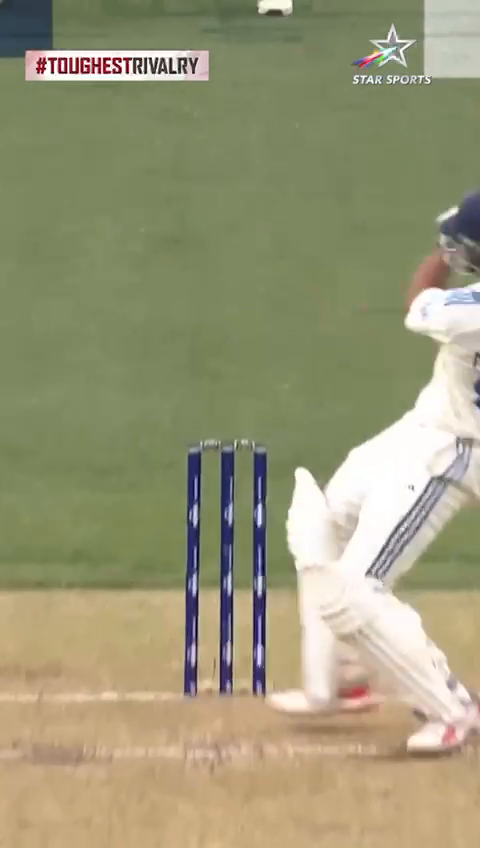
#> input picture frame 34 of in2.mp4, 480 x 848 px
$ jupyter execute ball_detection.ipynb
#> lines starting #> are read from the running program, lines starting #| are printed output that depends on the picture; after the words box and inside, x2 and y2 are one past the last pixel; in counts of white or black regions, pixels touching at a corner belong together
[cell 1]
# Import libraries
import cv2
import numpy as np
import os

# Path to the input video
video_path = '/content/in2.mp4'

# Path for the output video
output_video_path = '/content/processed_video.avi'

# Load video
cap = cv2.VideoCapture(video_path)

# Get video properties
fps = cap.get(cv2.CAP_PROP_FPS)
frame_width = int(cap.get(cv2.CAP_PROP_FRAME_WIDTH))
frame_height = int(cap.get(cv2.CAP_PROP_FRAME_HEIGHT))

# Define the codec and create VideoWriter object
fourcc = cv2.VideoWriter_fourcc(*'XVID')
out = cv2.VideoWriter(output_video_path, fourcc, fps, (frame_width, frame_height))

# Function to check if an object is a ball based on circularity, size, and aspect ratio
def is_ball(contour):
    area = cv2.contourArea(contour)
    perimeter = cv2.arcLength(contour, True)
    if perimeter == 0:
        return False
    circularity = 4 * np.pi * (area / (perimeter * perimeter))

    # Define stricter size and circularity thresholds for the ball
    return 150 < area < 800 and 0.85 < circularity < 1.15

# Initialize a variable to store the previous ball's location for temporal consistency
previous_ball_center = None

while cap.isOpened():
    ret, frame = cap.read()
#> frame is the input picture: shape (848, 480, 3); mean B, G, R 119.4, 151.7, 154.5
    if not ret:
        break

    # Convert to HSV color space
    hsv = cv2.cvtColor(frame, cv2.COLOR_BGR2HSV)
#> hsv: shape (848, 480, 3); mean H, S, V 35.1, 71.2, 161.2

    # Define lower and upper bounds for red color (commonly used for cricket balls)
    lower_red1 = np.array([0, 120, 70])
    upper_red1 = np.array([10, 255, 255])
    lower_red2 = np.array([170, 120, 70])
    upper_red2 = np.array([180, 255, 255])

    # Create masks for red color
    mask1 = cv2.inRange(hsv, lower_red1, upper_red1)
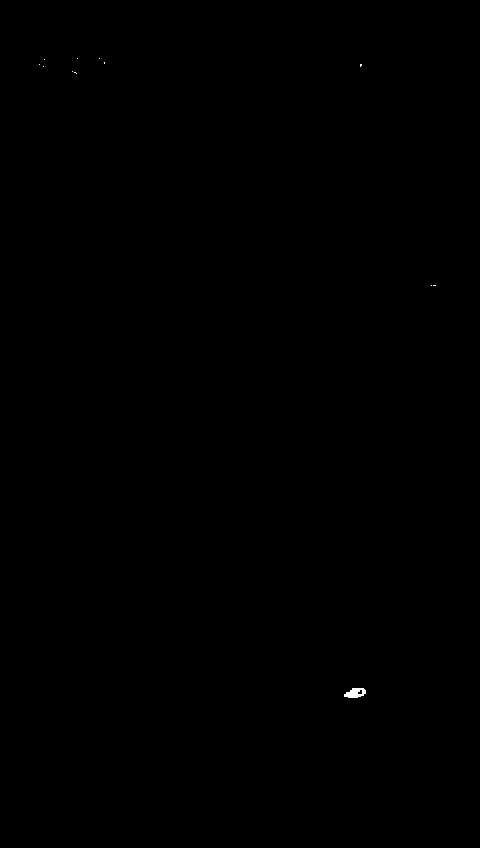
#> mask1: shape (848, 480); 0.04% white; 12 white regions (11 under 20 px), largest, box (x1, y1, x2, y2) and area: (344, 688, 366, 698) 152
    mask2 = cv2.inRange(hsv, lower_red2, upper_red2)
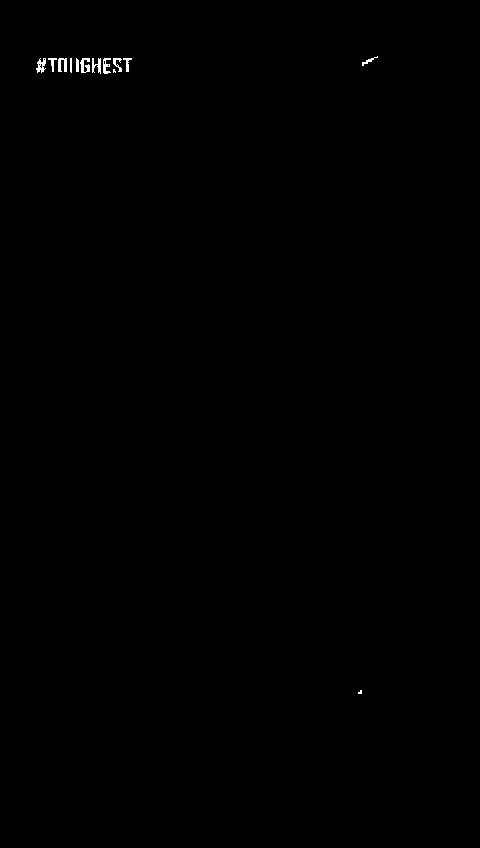
#> mask2: shape (848, 480); 0.18% white in thin lines or dots, all inside (x1, y1, x2, y2) = (36, 56, 378, 694)
    red_mask = mask1 | mask2
#> red_mask: shape (848, 480); 0.22% white; 15 white regions (3 under 20 px)

    # Apply Gaussian blur to reduce noise
    blurred = cv2.GaussianBlur(red_mask, (7, 7), 0)

    # Find contours in the mask
    contours, _ = cv2.findContours(blurred, cv2.RETR_EXTERNAL, cv2.CHAIN_APPROX_SIMPLE)
#> contours = 4 contours; box (x1, y1, x2, y2) and area: (33, 55, 135, 77) 1922, (341, 685, 369, 701) 344, (357, 53, 381, 70) 212, (428, 282, 439, 289) 58

    detected_ball = False  # Flag to indicate if a ball is detected in this frame

    # Loop over contours and filter for circularity and size
    for contour in contours:
        if is_ball(contour):
            # Get the bounding circle of the contour
            (x, y), radius = cv2.minEnclosingCircle(contour)
            center = (int(x), int(y))
            radius = int(radius)

            # Temporal consistency check
            if previous_ball_center is not None:
                distance = np.linalg.norm(np.array(previous_ball_center) - np.array(center))
                if distance > 50:  # Ignore objects that are too far from the previous ball position
                    continue

            # Draw circle and label it as 'Ball'
            cv2.circle(frame, center, radius, (0, 255, 0), 2)
            cv2.putText(frame, "Cricket Ball", (int(x) - 10, int(y) - 10), cv2.FONT_HERSHEY_SIMPLEX,
                        0.5, (0, 255, 0), 2)
            previous_ball_center = center
            detected_ball = True
            break  # Only consider the first valid ball detected in the frame
#> this loop made 4 passes
#> (area in is_ball, perimeter in is_ball, circularity in is_ball) on passes 1 to 4: (344.5, 74.04, 0.79), (58, 29.66, 0.829), (1921.5, 243.4, 0.408), (212.5, 65.7, 0.619)

    # If no ball is detected, reset the previous ball center
    if not detected_ball:
        previous_ball_center = None

    # Save the current frame to the output video
    out.write(frame)

cap.release()
out.release()

print(f"Processed video saved at: {output_video_path}")

$ run again, starting later in the video
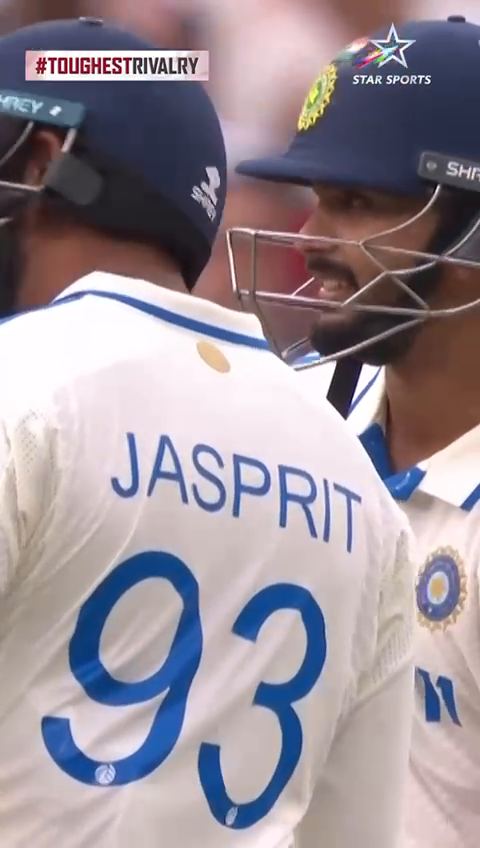
#> input picture frame 273 of in2.mp4, 480 x 848 px
#> frame is the input picture: shape (848, 480, 3); mean B, G, R 151.4, 142.9, 153.6
#> hsv: shape (848, 480, 3); mean H, S, V 87.7, 56.4, 166.2
#> `mask1 = cv2.inRange(hsv, lower_red1, upper_red1)`:
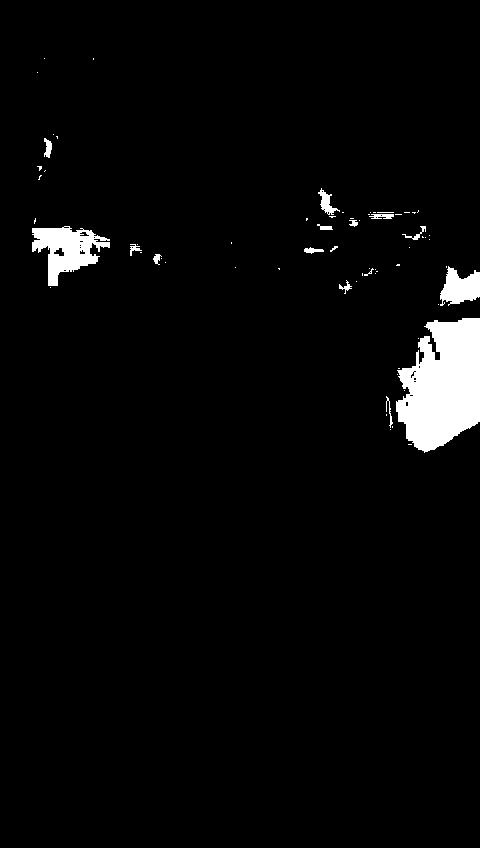
#> mask1: shape (848, 480); 3.1% white; 68 white regions (52 under 20 px), largest, box (x1, y1, x2, y2) and area: (396, 318, 480, 453) 8269, (32, 226, 110, 286) 2372, (440, 266, 480, 306) 1037
#> mask2: shape (848, 480); 0.49% white; 22 white regions (11 under 20 px), largest, box (x1, y1, x2, y2) and area: (280, 248, 312, 289) 933, (290, 210, 310, 232) 262, (58, 58, 68, 74) 116
#> `red_mask = mask1 | mask2`:
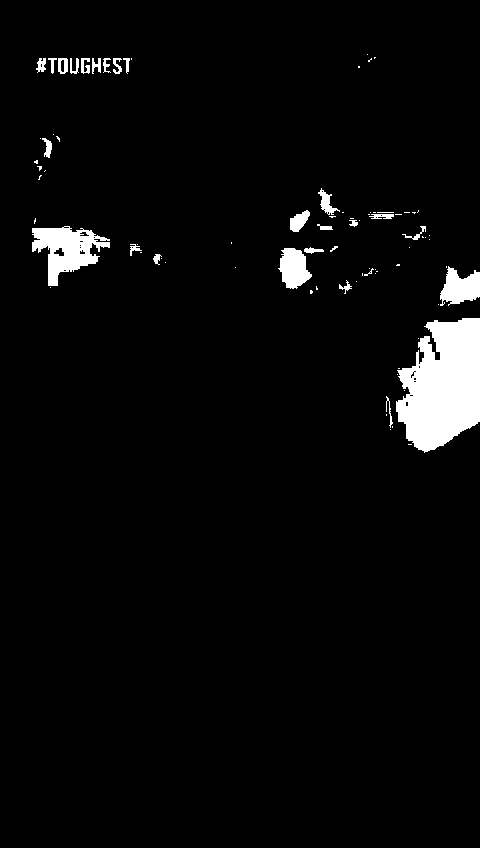
#> red_mask: shape (848, 480); 3.6% white; 83 white regions (56 under 20 px)
#> contours = 22 contours; largest, box (x1, y1, x2, y2) and area: (383, 315, 480, 456) 9757, (29, 215, 113, 291) 3460, (33, 55, 135, 77) 1994, (275, 243, 341, 292) 1657, (435, 263, 480, 309) 1476
#> the loop `for contour in contours:` made 22 passes
#> (area in is_ball, perimeter in is_ball, circularity in is_ball) on passes 1 to 8: (9757, 474.9, 0.544), (119, 46.14, 0.702), (479, 142.9, 0.295), (34, 21.66, 0.911), (1475.5, 176, 0.599), (59.5, 29.07, 0.885), (218.5, 59.21, 0.783), (34, 21.66, 0.911)
